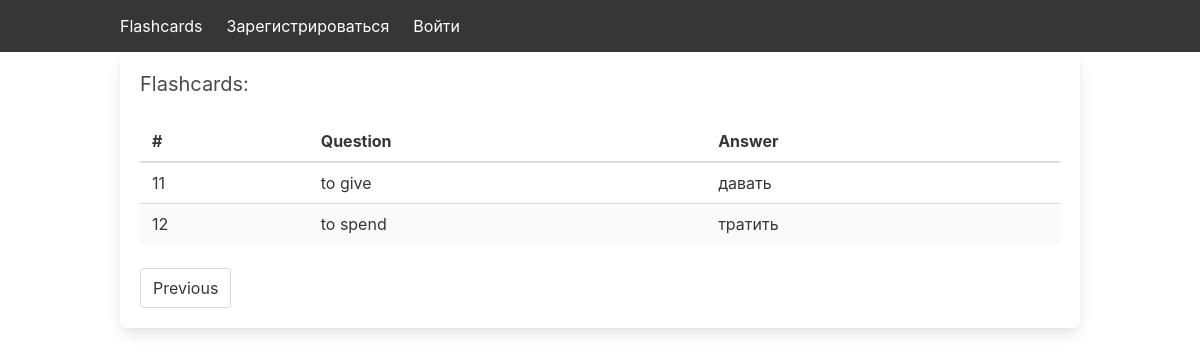
Page /?page=2 on the earlier database version.
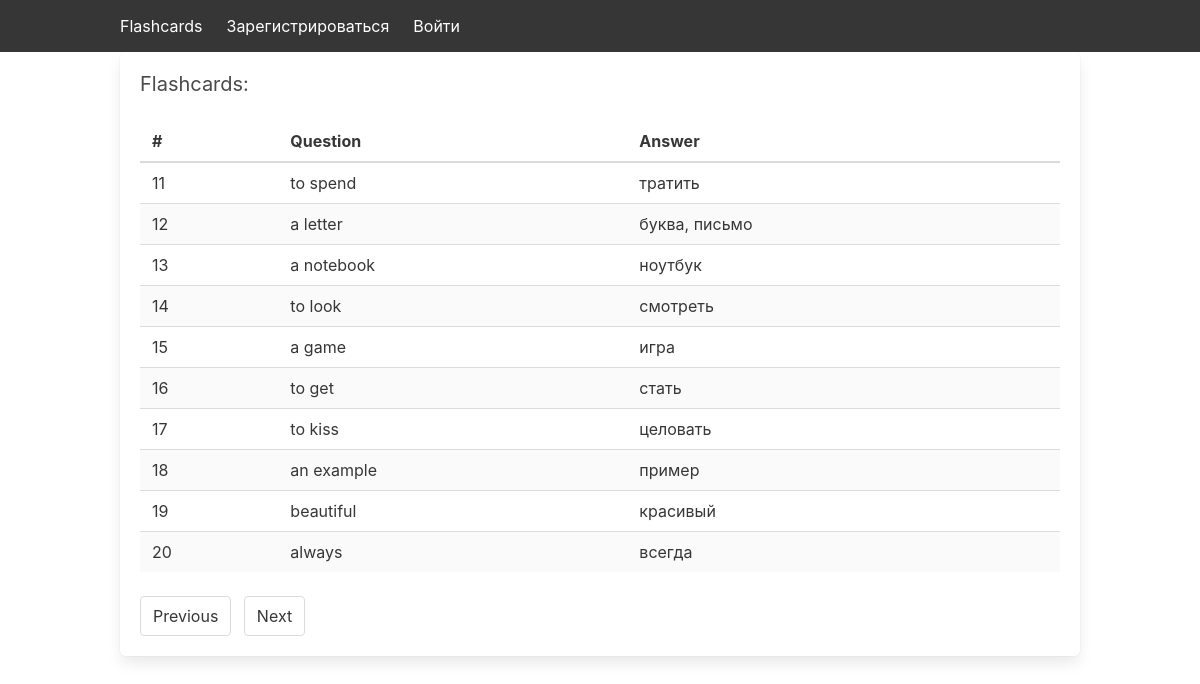
Same page on the later database version.
### app/models.py (models this page shows)
class Flashcard(db.Model):
    id = db.Column(db.Integer, primary_key=True)
    question = db.Column(db.String(128), nullable=False)
    answer = db.Column(db.String(128), nullable=False)

### app/main/routes.py (the view)
@bp.route('/')
def index():
    page = request.args.get('page', 1, type=int)
    per_page = 10
    pagination = Flashcard.query.paginate(page=page, per_page=per_page)
    flashcards = pagination.items
    if current_user.is_authenticated:
        return render_template('main/index.html',
                               username=current_user.username,
                               flashcards=flashcards,
                               pagination=pagination)
    else:
        return render_template('main/index.html',
                               username=None,
                               flashcards=flashcards,
                               pagination=pagination)

### app/templates/main/index.html (shortened to what this page needs)
{% extends 'base.html' %}
{% block content %}
    <div class="container">
        <div class="box">
            <h2 class="subtitle">Flashcards:</h2>
            <table class="table is-striped is-hoverable is-fullwidth">
                <thead>
                    <tr>
                        <th>#</th>
                        <th>Question</th>
                        <th>Answer</th>
                    </tr>
                </thead>
                <tbody>
                    {% for card in flashcards %}
                    <tr>
                        <td>{{ loop.index + (pagination.page - 1) * pagination.per_page }}</td>
                        <td>{{ card.question }}</td>
                        <td>{{ card.answer }}</td>
                    </tr>
                    {% endfor %}
                </tbody>
            </table>
            <nav class="pagination is-centered" role="navigation" aria-label="pagination">
                <div class="pagination-previous-next">
                    {% if pagination.has_prev %}
                    <a href="{{ url_for('main.index', page=pagination.prev_num) }}" class="pagination-previous">Previous</a>
                    {% endif %}
                    {% if pagination.has_next %}
                    <a href="{{ url_for('main.index', page=pagination.next_num) }}" class="pagination-next">Next</a>
                    {% endif %}
                </div>
            </nav>
        </div>
    </div>
{% endblock %}

### app/templates/base.html (shortened to what this page needs)
<!DOCTYPE html>
<html lang="en">
<head>
    <link rel="stylesheet" href="https://cdn.jsdelivr.net/npm/bulma@0.9.3/css/bulma.min.css">
    <link rel="stylesheet" href="{{ url_for('static', filename='css/styles.css') }}">
</head>
<body>
    <nav class="navbar is-dark">
        <div class="container">
            <div class="navbar-brand">
                <a class="navbar-item" href="{{ url_for('main.index') }}">Flashcards</a>
            </div>
            <div id="navbarBasicExample" class="navbar-menu">
                <div class="navbar-start">
                    {% if username %}
                    <a class="navbar-item" href="{{ url_for('main.add_word') }}">Добавить слово</a>
                    <a class="navbar-item" href="{{ url_for('main.study') }}">Изучить слова</a>
                    <a class="navbar-item" href="{{ url_for('main.study_reverse') }}">Study Reverse</a>
                    <a class="navbar-item" href="{{ url_for('auth.logout') }}">Выйти</a>
                    {% else %}
                        <a class="navbar-item" href="{{ url_for('auth.register') }}">Зарегистрироваться</a>
                        <a class="navbar-item" href="{{ url_for('auth.login') }}">Войти</a>
                    {% endif %}
                </div>
            </div>
        </div>
    </nav>
    {% block content %}
    {% endblock %}
    <section class="section">
    </section>
</body>
</html>

Differences in the rows shown:
no longer on this page (row unchanged): Flashcard: question "to give", answer "давать"
added Flashcard: question "a letter", answer "буква, письмо"
added Flashcard: question "a notebook", answer "ноутбук"
added Flashcard: question "to look", answer "смотреть"
added Flashcard: question "a game", answer "игра"
added Flashcard: question "to get", answer "стать"
added Flashcard: question "to kiss", answer "целовать"
added Flashcard: question "an example", answer "пример"
added Flashcard: question "beautiful", answer "красивый"
added Flashcard: question "always", answer "всегда"
Other differences:
text now shown: "Next"
